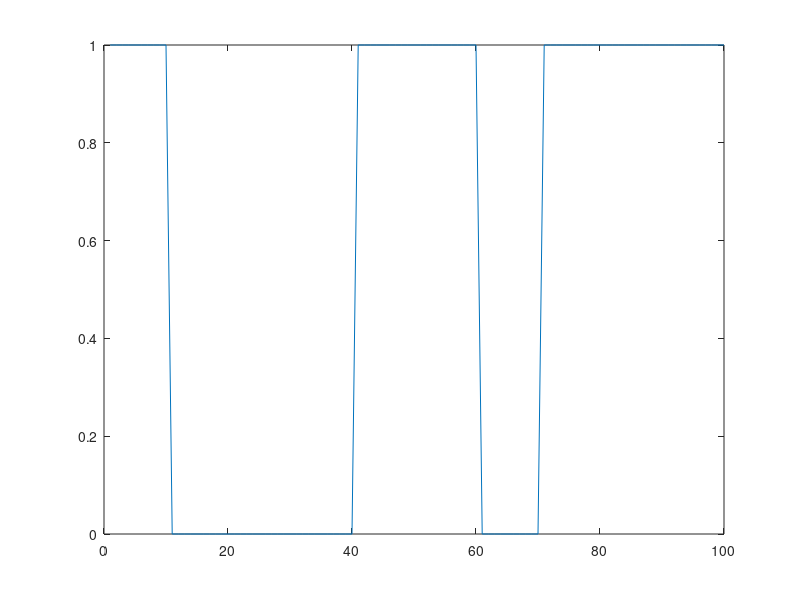
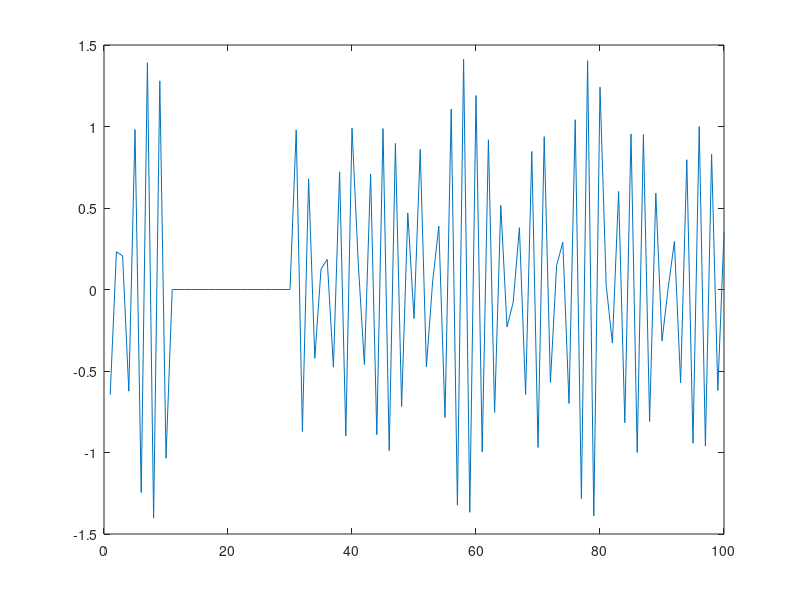
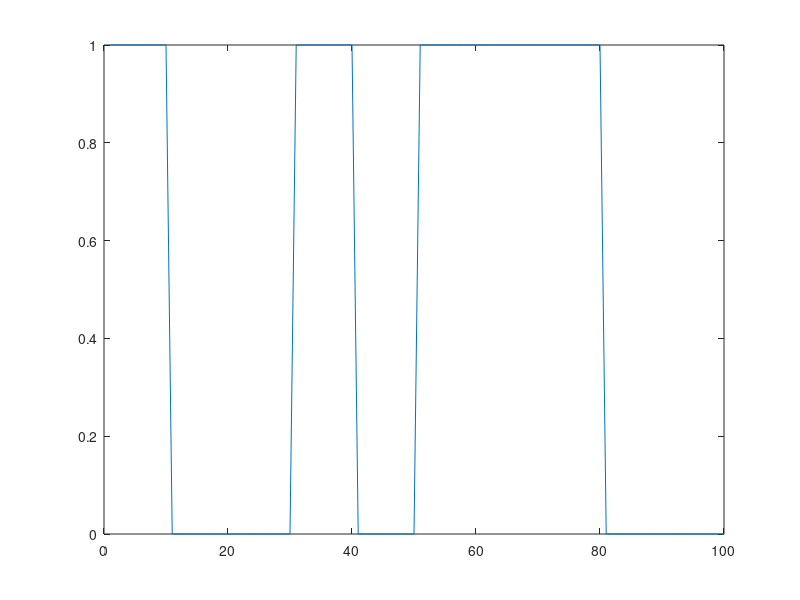

Write the MATLAB code that produced these figures, in order.
close all;
clear all;
x1 = rand(1,10);
y1 = round(x1);
k = 1;
x2 = rand(1,10);
y2 = round(x2);
for i = 1:10
    for j = 1:10
        z1(k) = y1(i);
        z2(k) = y2(i);
        k = k+1;
    end;
end;
figure(1);
plot(z1);
figure(3);
plot(z2);
t= 0.1:1:100;
for l = 1:100
    if( z1(l) > 0)
        out1(l) = cos(10000.*l + pi./2);
    else
        out1(l) = 0;
    end;
    if( z2(l) > 0)
        out2(l) = cos(10000.*l);
    else
        out2(l) = 0;
    end;
end;
z = out1 + out2;
figure(2);
plot(z);
        